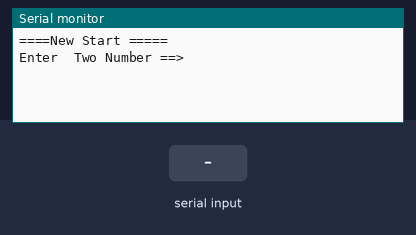
The sketch below on a simulated Arduino Uno, built with avr-gcc and run on an emulated ATmega328P. On the bench: the last lines printed to the serial monitor. The test bench sets the inputs (shaded band).

Above: at 1.2 s.
1.3 s: "90,45\n" received over Serial
At 2.6 s:
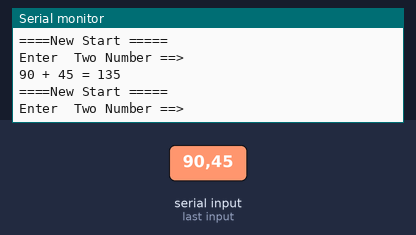
4.3 s: "30,150\n" received over Serial
At 4.9 s:
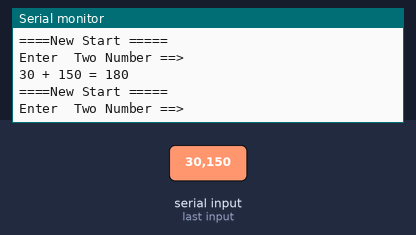
Timing chart, 0 to 7.3 s (numbered marks = the images above; inputs shaded):
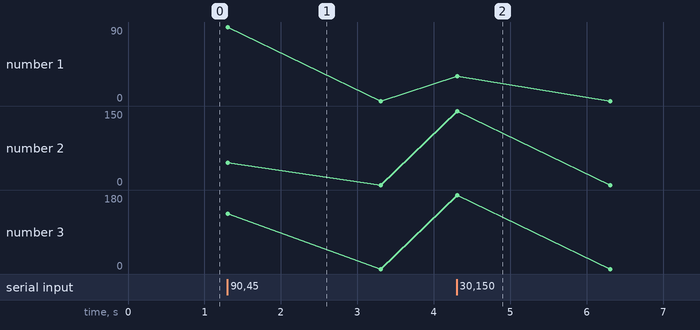

The sketch:

6-1.ino
```cpp
int Add(int, int); // 사용하고자 하는 함수를 맨위에 선언해 준다

void setup() {
  // 시리얼 통신 속도 설정 : 속도 9600 bps, 8데이터 비트, 패리티 없음, 한 개의 스톱비트
 Serial.begin(9600) ;
}

void loop() {
     int n1, n2 ;
     int result;

      Serial.println("====New Start =====");
      Serial.println("Enter  Two Number ==>");

           // PC에서 데이터가 전송되어 올때까지 기다린다.
          while(1) {
             if(Serial.available() >0  ) break;
          }
          n1 = Serial.parseInt();
          n2 = Serial.parseInt();

        result = Add(n1, n2);

         Serial.print(n1);
         Serial.print(" + ");
         Serial.print(n2);
         Serial.print(" = ");
         Serial.println(result);

}


// 전달인자 입력과 출력이 모두 있는 함수이다.
int Add(int Num1,int Num2)
{
   return Num1+Num2 ;
}
```

Measured:
- after the input at 1.3 s, the serial monitor: prints a new line at once (image 1)
- after the input at 4.3 s, the serial monitor: prints a new line at once (image 2)
